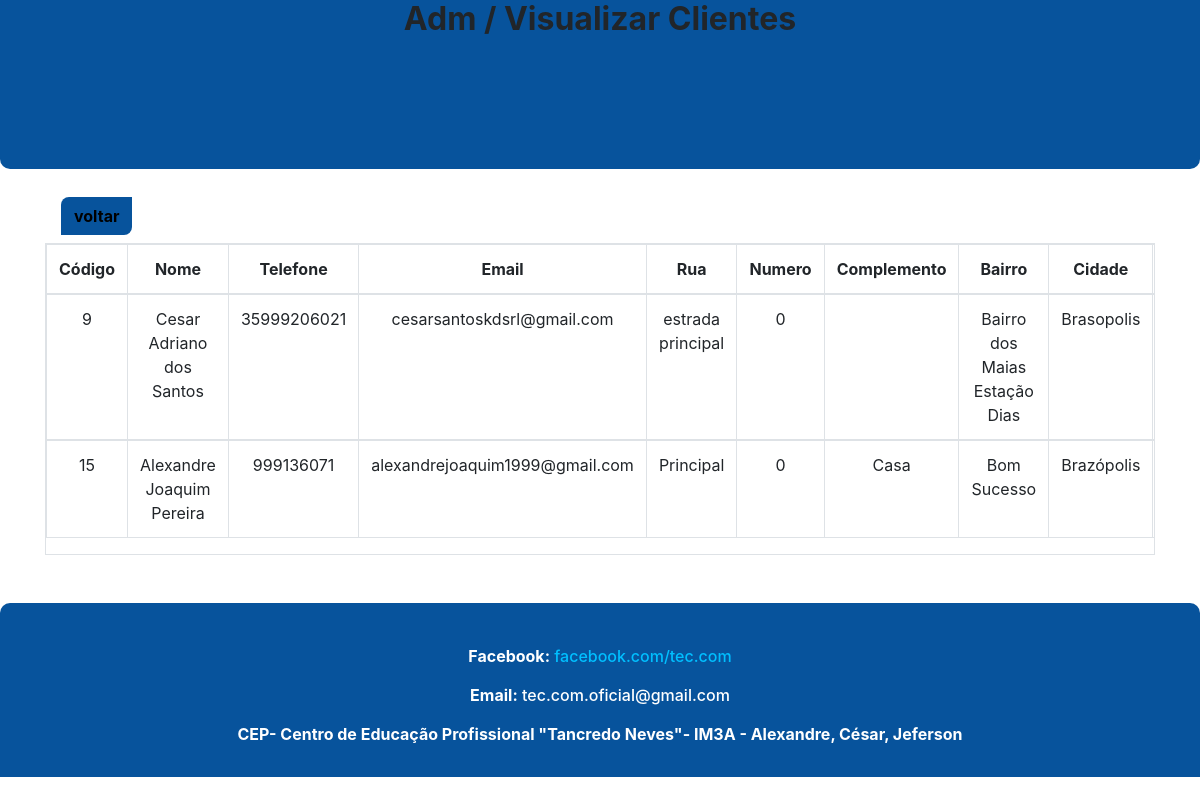
/visualisar_clientes.php, run on the app's committed database.
### tables this page shows
CREATE TABLE `cliente` (
  `id` int(11) NOT NULL,
  `nome` varchar(100) NOT NULL,
  `telefone` varchar(11) NOT NULL,
  `email` varchar(50) NOT NULL,
  `cpf` varchar(11) NOT NULL,
  `rua` varchar(50) DEFAULT NULL,
  `numero` int(11) DEFAULT NULL,
  `complemento` varchar(100) DEFAULT NULL,
  `bairro` varchar(100) NOT NULL,
  `cidade` varchar(50) NOT NULL,
  `estado` varchar(2) NOT NULL,
  `senha` varchar(200) NOT NULL
);

### visualisar_clientes.php (the view, shortened to what this page needs)
<?php
    include("conexao.php");
?>
<!DOCTYPE html>
<html lang="pt-br">
    <head>
        <link rel="stylesheet" href="css/bootstrap.css">
        <link rel="stylesheet" href="css/estilo.css?version=165">
    </head>
    <body>
      <header id="headerlogin">
            <h2><b>Adm / Visualizar Clientes</b></h2>
      </header>
      <div class="container">
        <nav class="navbar navbar-expand-md navbar-light">
          <a href="admin.php" class="voltaresc"><button type="submit" class="btn voltar"><font color="black"><b>voltar</b></font></button></a>
        </nav>
      </div>
        <div class="container" >
            <div class="table-responsive table-bordered table-hover">
            <table class="table">
              <thead>
                <tr>
                  <th>Código</th>
                  <th>Nome</th>
                  <th>Telefone</th>
                  <th>Email</th>
                  <th>Rua</th>
                  <th>Numero</th>
                  <th>Complemento</th>
                  <th>Bairro</th>
                  <th>Cidade</th>
                  <th>Estado</th>
                </tr>
              </thead>
              <?php
                $result_usuario = "SELECT * FROM cliente";
                $resultado_usuario = mysqli_query($conexao, $result_usuario);
                 while($row_usuario = mysqli_fetch_assoc($resultado_usuario)){
               ?>
              <tbody>
                <tr>
                  <td><?php  echo $row_usuario['id'];?></td>
                  <td><?php  echo $row_usuario['nome'];?></td>
                  <td><?php  echo $row_usuario['telefone'];?></td>
                  <td><?php  echo $row_usuario['email'];?></td>
                  <td><?php  echo $row_usuario['rua'];?></td>
                  <td><?php  echo $row_usuario['numero'];?></td>
                  <td><?php  echo $row_usuario['complemento'];?></td>
                  <td><?php  echo $row_usuario['bairro'];?></td>
                  <td><?php  echo $row_usuario['cidade'];?></td>
                  <td><?php  echo $row_usuario['estado'];?></td>
                </tr>
                <?php } ?>
              </tbody>
            </table>
          </div>
        </div>
        <br><br>
        <footer id="footerlogin">
            <div class="container">
                <div class="footerindex">
                    <br><h6 id="facefooter"><b>Facebook:</b> <a id="face" href ="https://www.facebook.com/Teccom-621638164884532/" target="blank">facebook.com/tec.com</a></h6>
                    <h6 id="emailfooter"><b>Email:</b> tec.com.oficial@gmail.com</h6>
                    <h6 id="turmafooter"><b>CEP- Centro de Educação Profissional "Tancredo Neves"<a id="aadmin" href="admin.php">-</a> IM3A - Alexandre, César, Jeferson</b></h6><br/>
                </div>
            </div>
        </footer>
    </body>
</html>

### css/estilo.css (style rules this page uses)
#face { color: #00BFFF; }
.footerindex { text-align: center; }
#facefooter { margin-top: 20px; color: white; }
#emailfooter { margin-top: 20px; color: white; }
#turmafooter { margin-top: 20px; color: white; }
.voltar { background-color: #07539c; margin-top: 15px; border-radius: 8px 0px 8px 0px; }
footer { width: 100%; background-color:#07539c; clear: both; }
::placeholder { text-align: center; }
#headerlogin { background-color: #07539c; height: 169px; border-radius: 0px 0px 10px 10px; text-align: center; margin-bottom: 5px; }
#footerlogin { width: 100%; background-color: #07539c; border-radius: 10px 10px 0px 0px; text-align: center; }
table { text-align: center; }
#aadmin { color: white; text-decoration: none; cursor:text; }

### data on the page
cliente: id "9", nome "Cesar Adriano dos Santos", telefone "35999206021", email "cesarsantoskdsrl@gmail.com", rua "estrada principal", numero "0", bairro "Bairro dos Maias Estação Dias", cidade "Brasopolis"
cliente: id "15", nome "Alexandre Joaquim Pereira", telefone "999136071", email "alexandrejoaquim1999@gmail.com", rua "Principal", numero "0", complemento "Casa", bairro "Bom Sucesso", cidade "Brazópolis"
